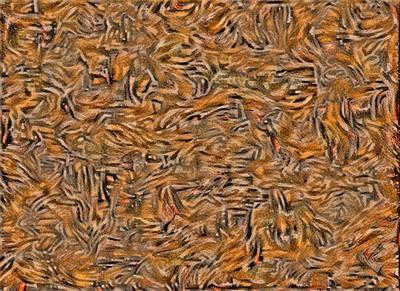
#> input picture examples/colortransfer_histhsv.jpg, 400 x 291 px
$ python luma_transfer.py --in examples/colortransfer_histhsv.jpg   (older library calls are emulated)
#> lines starting #> are read from the running program, lines starting #| are printed output that depends on the picture
### common_images.py
import numpy as np
import imageio

from PIL import Image

def imread(path):
    img = imageio.imread(path)
    if len(img.shape) == 2:
        # grayscale
        img = np.dstack((img,img,img))
    elif img.shape[2] == 4:
        # PNG with alpha channel
        img = img[:,:,:3]
    return img

def imsave(path, img):
    img = np.clip(img, 0, 255).astype(np.uint8)
    Image.fromarray(img).save(path, quality=95)

# [8 lines left out: function imresize, not called in this run]

EXTENSIONS = [ '.jpg', '.bmp', '.png', '.tga' ]

def trim_starting_filename(str):
    min_ext_pos = len(str)
    min_ext_idx = -1
    for i in range(len(EXTENSIONS)):
        filename_ext = str.find(EXTENSIONS[i])
        if filename_ext != -1 and filename_ext < min_ext_pos:
            min_ext_pos = filename_ext
            min_ext_idx = i

    filename = str
    if min_ext_idx != -1:
        filename = str[0:min_ext_pos + len(EXTENSIONS[min_ext_idx])]

    # move pointer to after the filename
    str = str[len(filename):]
    return filename, str

def add_suffix_filename(filename, suffix):
    for i in range(len(EXTENSIONS)):
        filename_ext = filename.rfind(EXTENSIONS[i])
        if filename_ext != -1:
            filename_out = filename[0:filename_ext] + suffix + filename[filename_ext:]
            break
    return filename_out

### luma_transfer.py
# Copyright (c) 2017 Andrey Voroshilov

import os

import numpy as np
import scipy.misc
import time

import math
from argparse import ArgumentParser

from PIL import Image

import common_images as comimg

# default arguments
MODE = 'yuv'

def build_parser():
    parser = ArgumentParser()
    parser.add_argument('--in',         dest='input', help='input image', metavar='INPUT')
    parser.add_argument('--content',    dest='content', help='content image', metavar='CONTENT')
    parser.add_argument('--stylized',   dest='stylized', help='one or more style images', metavar='STYLIZED')
    parser.add_argument('--output',     dest='output', help='output path',metavar='OUTPUT')
    parser.add_argument('--mode',       dest='mode', help='recombination mode: yuv/hsv (default %(default)s)', metavar='MODE', default=MODE)
    parser.add_argument('--content-path', dest='content_path', help='optional path to content images (by default uses input base path)')
    return parser

# [76 lines left out: functions histmatch_binned_ch, histmatch_ch, histmatch, not called in this run]


def lumatransfer(original_image, styled_image):
    #The luminosity transfer steps:
    # 1. Convert stylized RGB->grayscale accoriding to Rec.601 luma (0.299, 0.587, 0.114)
    # 2. Convert stylized grayscale into YUV (YCbCr)
    # 3. Convert original image into YUV (YCbCr)
    # 4. Recombine (stylizedYUV.Y, originalYUV.U, originalYUV.V)
    # 5. Convert recombined image from YUV back to RGB

    if original_image.shape != styled_image.shape:
        original_image = scipy.misc.imresize(original_image, styled_image.shape)

    perform_grayscale = False
    if perform_grayscale == True:
        # 1
        styled_grayscale = rgb2gray(styled_image)
        styled_grayscale_rgb = gray2rgb(styled_grayscale)
        # 2
        styled_grayscale_yuv = np.array( Image.fromarray(styled_grayscale_rgb.astype(np.uint8)).convert('YCbCr') )
    else:
        # Skip #1 and just convert to YUV
        styled_grayscale_yuv = np.array( Image.fromarray(styled_image.astype(np.uint8)).convert('YCbCr') )

    # 3
    original_yuv = np.array( Image.fromarray(original_image.astype(np.uint8)).convert('YCbCr') )

    # 4
    w, h, _ = original_image.shape
    combined_yuv = np.empty((w, h, 3), dtype=np.uint8)
    combined_yuv[..., 0] = styled_grayscale_yuv[..., 0]
    combined_yuv[..., 1] = original_yuv[..., 1]
    combined_yuv[..., 2] = original_yuv[..., 2]

    # 5
    img_out = np.array( Image.fromarray(combined_yuv, 'YCbCr').convert('RGB') )

    return img_out

# [89 lines left out: functions lumatransfer_distr, lumatransfer_hsv, not called in this run]

def colortransfer(original_image, styled_image, mode='yuv'):
    if mode == 'hsv':
        return lumatransfer_hsv(original_image=original_image, styled_image=styled_image)
    elif mode == 'hist':
        return histmatch(original_image=original_image, styled_image=styled_image)
    else:
        return lumatransfer(original_image=original_image, styled_image=styled_image)


# [11 lines left out: functions rgb2gray, gray2rgb, not called in this run]

def main():
    parser = build_parser()
    options = parser.parse_args()

    if options.input is not None:
        base_path, processed = os.path.split(options.input)

        print("Path: %s, file: %s" % (base_path, processed))

        PREFIXES = ['tiles_', 't_']
        for i in range(len(PREFIXES)):
            str_idx = processed.find(PREFIXES[i])
            if str_idx == 0:
                processed = processed[len(PREFIXES[i]):]
                break

        content_name, processed = comimg.trim_starting_filename(processed)
        # remove the underscore after the content filename
        print(processed)
        processed = processed[1:]

        print(processed)

        style_name, processed = comimg.trim_starting_filename(processed)
        # remove the underscore after the style filename
        processed = processed[1:]

        print("Content: %s\nStyle: %s" % (content_name, style_name))

        if options.content_path is None:
            content_image_path = os.path.join(base_path, content_name)
        else:
            content_image_path = options.content_path + content_name

        styled_image_path = options.input
    else:
        content_image_path = options.content
        styled_image_path = options.stylized

    content_image = comimg.imread(content_image_path)
#> in imread, img is the input picture: shape (291, 400, 3); mean R, G, B 149, 103.8, 64.4
    styled_image = comimg.imread(styled_image_path)

    content_image_size = (content_image.shape[1], content_image.shape[0])
#> content_image_size = (400, 291)
    styled_image_size = (styled_image.shape[1], styled_image.shape[0])
#> styled_image_size = (400, 291)

    collage_image = None
    if content_image_size[0] == styled_image_size[0] and math.fabs(content_image_size[1]*1.5 - styled_image_size[1]) < 2.0:
        collage_image = styled_image
        styled_image = np.array(Image.fromarray(styled_image).crop((0, 0, content_image_size[0], content_image_size[1])))

    luma_time = time.time()

    suffix = '_pc'
    if options.mode == 'hsv':
        suffix = '_pchsv'
    elif options.mode == 'hist':
        suffix = '_pchist'
    else:
        suffix = '_pcyuv'

    img_out = colortransfer(original_image=content_image, styled_image=styled_image, mode=options.mode)
#> in lumatransfer, `styled_grayscale_yuv = np.array( Image.fromarray(styled_image.astype(n..`:
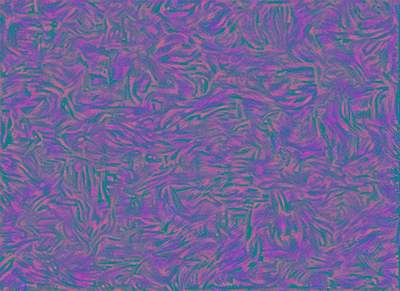
#> styled_grayscale_yuv: shape (291, 400, 3); mean R, G, B 112.3, 100.2, 153.3
#> in lumatransfer, `combined_yuv[..., 0] = styled_grayscale_yuv[..., 0]`:
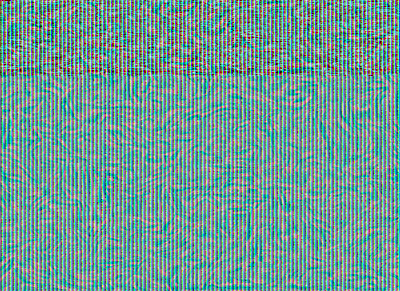
#> combined_yuv: shape (291, 400, 3); mean R, G, B 112.3, 151.8, 151.8
#> in lumatransfer, `combined_yuv[..., 1] = original_yuv[..., 1]`:
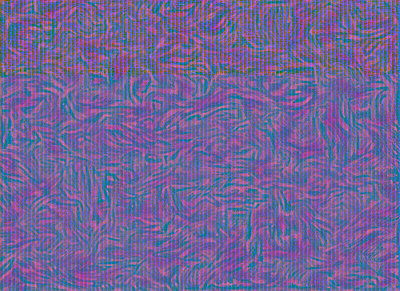
#> combined_yuv: shape (291, 400, 3); mean R, G, B 112.3, 100.2, 151.8

    print("Luma transfer time: %fs" % (time.time() - luma_time))

    if collage_image is not None:
        new_collage = Image.fromarray(collage_image)
        new_collage.paste(Image.fromarray(img_out), (0, 0))
        img_out = np.array(new_collage)

    if options.output is not None:
        output_filename = options.output
    else:
        output_filename = comimg.add_suffix_filename(styled_image_path, suffix)
    print("Out: %s" % (output_filename))
    comimg.imsave(output_filename, img_out)

if __name__ == '__main__':
    main()
